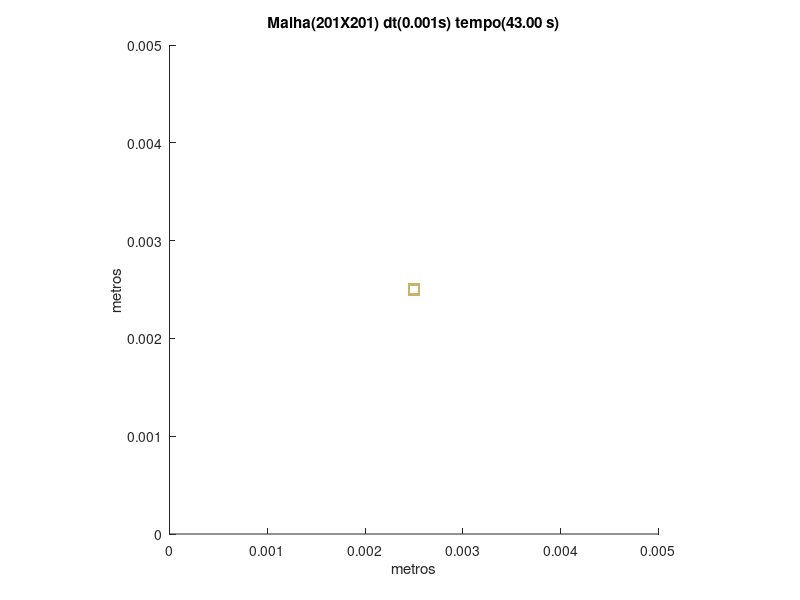

MATLAB code to generate this figure:
set (gca,'PlotBoxAspectRatio',[1 1 1],'Xlim',[0,0.005],'Ylim',[0,0.005])
hold on
title('Malha(201X201) dt(0.001s) tempo(43.00 s)')
hold on
ylabel('metros')
hold on
xlabel('metros')
hold on

fill([0.00243781094527363 0.00243781094527363 0.00246268656716418 0.00246268656716418],[0.00243781094527363 0.00246268656716418 0.00246268656716418 0.00243781094527363],[0.8,0.7,0.4],'LineStyle','none')

fill([0.00246268656716418 0.00246268656716418 0.00248756218905473 0.00248756218905473],[0.00243781094527363 0.00246268656716418 0.00246268656716418 0.00243781094527363],[0.8,0.7,0.4],'LineStyle','none')

fill([0.00248756218905473 0.00248756218905473 0.00251243781094527 0.00251243781094527],[0.00243781094527363 0.00246268656716418 0.00246268656716418 0.00243781094527363],[0.8,0.7,0.4],'LineStyle','none')

fill([0.00251243781094527 0.00251243781094527 0.00253731343283582 0.00253731343283582],[0.00243781094527363 0.00246268656716418 0.00246268656716418 0.00243781094527363],[0.8,0.7,0.4],'LineStyle','none')

fill([0.00253731343283582 0.00253731343283582 0.00256218905472637 0.00256218905472637],[0.00243781094527363 0.00246268656716418 0.00246268656716418 0.00243781094527363],[0.8,0.7,0.4],'LineStyle','none')

fill([0.00243781094527363 0.00243781094527363 0.00246268656716418 0.00246268656716418],[0.00246268656716418 0.00248756218905473 0.00248756218905473 0.00246268656716418],[0.8,0.7,0.4],'LineStyle','none')

fill([0.00253731343283582 0.00253731343283582 0.00256218905472637 0.00256218905472637],[0.00246268656716418 0.00248756218905473 0.00248756218905473 0.00246268656716418],[0.8,0.7,0.4],'LineStyle','none')

fill([0.00243781094527363 0.00243781094527363 0.00246268656716418 0.00246268656716418],[0.00248756218905473 0.00251243781094527 0.00251243781094527 0.00248756218905473],[0.8,0.7,0.4],'LineStyle','none')

fill([0.00253731343283582 0.00253731343283582 0.00256218905472637 0.00256218905472637],[0.00248756218905473 0.00251243781094527 0.00251243781094527 0.00248756218905473],[0.8,0.7,0.4],'LineStyle','none')

fill([0.00243781094527363 0.00243781094527363 0.00246268656716418 0.00246268656716418],[0.00251243781094527 0.00253731343283582 0.00253731343283582 0.00251243781094527],[0.8,0.7,0.4],'LineStyle','none')

fill([0.00253731343283582 0.00253731343283582 0.00256218905472637 0.00256218905472637],[0.00251243781094527 0.00253731343283582 0.00253731343283582 0.00251243781094527],[0.8,0.7,0.4],'LineStyle','none')

fill([0.00243781094527363 0.00243781094527363 0.00246268656716418 0.00246268656716418],[0.00253731343283582 0.00256218905472637 0.00256218905472637 0.00253731343283582],[0.8,0.7,0.4],'LineStyle','none')

fill([0.00246268656716418 0.00246268656716418 0.00248756218905473 0.00248756218905473],[0.00253731343283582 0.00256218905472637 0.00256218905472637 0.00253731343283582],[0.8,0.7,0.4],'LineStyle','none')

fill([0.00248756218905473 0.00248756218905473 0.00251243781094527 0.00251243781094527],[0.00253731343283582 0.00256218905472637 0.00256218905472637 0.00253731343283582],[0.8,0.7,0.4],'LineStyle','none')

fill([0.00251243781094527 0.00251243781094527 0.00253731343283582 0.00253731343283582],[0.00253731343283582 0.00256218905472637 0.00256218905472637 0.00253731343283582],[0.8,0.7,0.4],'LineStyle','none')

fill([0.00253731343283582 0.00253731343283582 0.00256218905472637 0.00256218905472637],[0.00253731343283582 0.00256218905472637 0.00256218905472637 0.00253731343283582],[0.8,0.7,0.4],'LineStyle','none')
